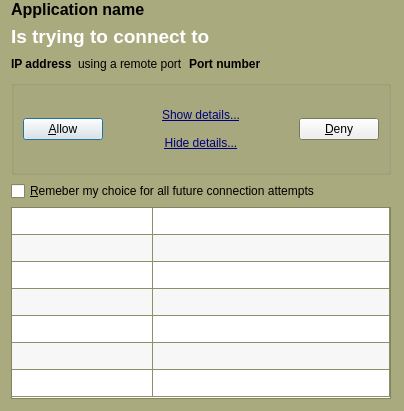
<?xml version="1.0" encoding="UTF-8"?>
<ui version="4.0">
 <class>DialogOut</class>
 <widget class="QDialog" name="DialogOut">
  <property name="geometry">
   <rect>
    <x>0</x>
    <y>0</y>
    <width>523</width>
    <height>422</height>
   </rect>
  </property>
  <property name="sizePolicy">
   <sizepolicy hsizetype="Preferred" vsizetype="Preferred">
    <horstretch>0</horstretch>
    <verstretch>0</verstretch>
   </sizepolicy>
  </property>
  <property name="palette">
   <palette>
    <active>
     <colorrole role="Base">
      <brush brushstyle="SolidPattern">
       <color alpha="255">
        <red>255</red>
        <green>255</green>
        <blue>255</blue>
       </color>
      </brush>
     </colorrole>
     <colorrole role="Window">
      <brush brushstyle="SolidPattern">
       <color alpha="255">
        <red>170</red>
        <green>170</green>
        <blue>127</blue>
       </color>
      </brush>
     </colorrole>
    </active>
    <inactive>
     <colorrole role="Base">
      <brush brushstyle="SolidPattern">
       <color alpha="255">
        <red>255</red>
        <green>255</green>
        <blue>255</blue>
       </color>
      </brush>
     </colorrole>
     <colorrole role="Window">
      <brush brushstyle="SolidPattern">
       <color alpha="255">
        <red>170</red>
        <green>170</green>
        <blue>127</blue>
       </color>
      </brush>
     </colorrole>
    </inactive>
    <disabled>
     <colorrole role="Base">
      <brush brushstyle="SolidPattern">
       <color alpha="255">
        <red>170</red>
        <green>170</green>
        <blue>127</blue>
       </color>
      </brush>
     </colorrole>
     <colorrole role="Window">
      <brush brushstyle="SolidPattern">
       <color alpha="255">
        <red>170</red>
        <green>170</green>
        <blue>127</blue>
       </color>
      </brush>
     </colorrole>
    </disabled>
   </palette>
  </property>
  <property name="windowTitle">
   <string>Dialog</string>
  </property>
  <property name="windowIcon">
   <iconset resource="resource.qrc">
    <normaloff>:/pics/pic.jpg</normaloff>:/pics/pic.jpg</iconset>
  </property>
  <layout class="QVBoxLayout" name="verticalLayout_2">
   <property name="sizeConstraint">
    <enum>QLayout::SetFixedSize</enum>
   </property>
   <property name="topMargin">
    <number>0</number>
   </property>
   <property name="rightMargin">
    <number>0</number>
   </property>
   <item>
    <layout class="QHBoxLayout" name="horizontalLayout_5">
     <property name="sizeConstraint">
      <enum>QLayout::SetFixedSize</enum>
     </property>
     <property name="rightMargin">
      <number>0</number>
     </property>
     <item>
      <layout class="QVBoxLayout" name="verticalLayout">
       <property name="sizeConstraint">
        <enum>QLayout::SetMinimumSize</enum>
       </property>
       <item>
        <widget class="QLabel" name="label_name">
         <property name="font">
          <font>
           <pointsize>12</pointsize>
           <weight>75</weight>
           <bold>true</bold>
          </font>
         </property>
         <property name="text">
          <string>Application name</string>
         </property>
         <property name="wordWrap">
          <bool>true</bool>
         </property>
        </widget>
       </item>
       <item>
        <widget class="QLabel" name="label_text">
         <property name="palette">
          <palette>
           <active>
            <colorrole role="WindowText">
             <brush brushstyle="SolidPattern">
              <color alpha="255">
               <red>255</red>
               <green>255</green>
               <blue>255</blue>
              </color>
             </brush>
            </colorrole>
            <colorrole role="Base">
             <brush brushstyle="SolidPattern">
              <color alpha="255">
               <red>170</red>
               <green>170</green>
               <blue>127</blue>
              </color>
             </brush>
            </colorrole>
            <colorrole role="Window">
             <brush brushstyle="SolidPattern">
              <color alpha="255">
               <red>170</red>
               <green>170</green>
               <blue>255</blue>
              </color>
             </brush>
            </colorrole>
           </active>
           <inactive>
            <colorrole role="WindowText">
             <brush brushstyle="SolidPattern">
              <color alpha="255">
               <red>255</red>
               <green>255</green>
               <blue>255</blue>
              </color>
             </brush>
            </colorrole>
            <colorrole role="Base">
             <brush brushstyle="SolidPattern">
              <color alpha="255">
               <red>170</red>
               <green>170</green>
               <blue>127</blue>
              </color>
             </brush>
            </colorrole>
            <colorrole role="Window">
             <brush brushstyle="SolidPattern">
              <color alpha="255">
               <red>170</red>
               <green>170</green>
               <blue>255</blue>
              </color>
             </brush>
            </colorrole>
           </inactive>
           <disabled>
            <colorrole role="WindowText">
             <brush brushstyle="SolidPattern">
              <color alpha="255">
               <red>106</red>
               <green>104</green>
               <blue>100</blue>
              </color>
             </brush>
            </colorrole>
            <colorrole role="Base">
             <brush brushstyle="SolidPattern">
              <color alpha="255">
               <red>170</red>
               <green>170</green>
               <blue>255</blue>
              </color>
             </brush>
            </colorrole>
            <colorrole role="Window">
             <brush brushstyle="SolidPattern">
              <color alpha="255">
               <red>170</red>
               <green>170</green>
               <blue>255</blue>
              </color>
             </brush>
            </colorrole>
           </disabled>
          </palette>
         </property>
         <property name="font">
          <font>
           <family>Ubuntu</family>
           <pointsize>14</pointsize>
           <weight>75</weight>
           <bold>true</bold>
          </font>
         </property>
         <property name="text">
          <string>Is trying to connect to</string>
         </property>
         <property name="textFormat">
          <enum>Qt::PlainText</enum>
         </property>
         <property name="wordWrap">
          <bool>true</bool>
         </property>
        </widget>
       </item>
       <item>
        <layout class="QHBoxLayout" name="horizontalLayout_2">
         <item>
          <widget class="QLabel" name="label_ip">
           <property name="font">
            <font>
             <weight>75</weight>
             <bold>true</bold>
            </font>
           </property>
           <property name="text">
            <string>IP address</string>
           </property>
          </widget>
         </item>
         <item>
          <widget class="QLabel" name="label_text2">
           <property name="text">
            <string>using a remote port</string>
           </property>
          </widget>
         </item>
         <item>
          <widget class="QLabel" name="label_port">
           <property name="font">
            <font>
             <weight>75</weight>
             <bold>true</bold>
            </font>
           </property>
           <property name="text">
            <string>Port number</string>
           </property>
          </widget>
         </item>
         <item>
          <spacer name="horizontalSpacer">
           <property name="orientation">
            <enum>Qt::Horizontal</enum>
           </property>
           <property name="sizeHint" stdset="0">
            <size>
             <width>40</width>
             <height>20</height>
            </size>
           </property>
          </spacer>
         </item>
        </layout>
       </item>
       <item>
        <widget class="QGroupBox" name="groupBox">
         <property name="sizePolicy">
          <sizepolicy hsizetype="Fixed" vsizetype="Fixed">
           <horstretch>0</horstretch>
           <verstretch>0</verstretch>
          </sizepolicy>
         </property>
         <property name="title">
          <string/>
         </property>
         <layout class="QHBoxLayout" name="horizontalLayout_3">
          <property name="sizeConstraint">
           <enum>QLayout::SetFixedSize</enum>
          </property>
          <item>
           <widget class="QPushButton" name="pushButton_allow">
            <property name="text">
             <string>&amp;Allow</string>
            </property>
           </widget>
          </item>
          <item>
           <spacer name="horizontalSpacer_2">
            <property name="orientation">
             <enum>Qt::Horizontal</enum>
            </property>
            <property name="sizeHint" stdset="0">
             <size>
              <width>40</width>
              <height>20</height>
             </size>
            </property>
           </spacer>
          </item>
          <item>
           <widget class="QFrame" name="verticalFrame">
            <layout class="QVBoxLayout" name="verticalLayout_3">
             <item>
              <widget class="QPushButton" name="pushButton_show">
               <property name="enabled">
                <bool>true</bool>
               </property>
               <property name="palette">
                <palette>
                 <active>
                  <colorrole role="WindowText">
                   <brush brushstyle="SolidPattern">
                    <color alpha="255">
                     <red>0</red>
                     <green>0</green>
                     <blue>127</blue>
                    </color>
                   </brush>
                  </colorrole>
                  <colorrole role="Text">
                   <brush brushstyle="SolidPattern">
                    <color alpha="255">
                     <red>0</red>
                     <green>0</green>
                     <blue>127</blue>
                    </color>
                   </brush>
                  </colorrole>
                  <colorrole role="ButtonText">
                   <brush brushstyle="SolidPattern">
                    <color alpha="255">
                     <red>0</red>
                     <green>0</green>
                     <blue>127</blue>
                    </color>
                   </brush>
                  </colorrole>
                 </active>
                 <inactive>
                  <colorrole role="WindowText">
                   <brush brushstyle="SolidPattern">
                    <color alpha="255">
                     <red>0</red>
                     <green>0</green>
                     <blue>127</blue>
                    </color>
                   </brush>
                  </colorrole>
                  <colorrole role="Text">
                   <brush brushstyle="SolidPattern">
                    <color alpha="255">
                     <red>0</red>
                     <green>0</green>
                     <blue>127</blue>
                    </color>
                   </brush>
                  </colorrole>
                  <colorrole role="ButtonText">
                   <brush brushstyle="SolidPattern">
                    <color alpha="255">
                     <red>0</red>
                     <green>0</green>
                     <blue>127</blue>
                    </color>
                   </brush>
                  </colorrole>
                 </inactive>
                 <disabled>
                  <colorrole role="WindowText">
                   <brush brushstyle="SolidPattern">
                    <color alpha="255">
                     <red>106</red>
                     <green>104</green>
                     <blue>100</blue>
                    </color>
                   </brush>
                  </colorrole>
                  <colorrole role="Text">
                   <brush brushstyle="SolidPattern">
                    <color alpha="255">
                     <red>106</red>
                     <green>104</green>
                     <blue>100</blue>
                    </color>
                   </brush>
                  </colorrole>
                  <colorrole role="ButtonText">
                   <brush brushstyle="SolidPattern">
                    <color alpha="255">
                     <red>106</red>
                     <green>104</green>
                     <blue>100</blue>
                    </color>
                   </brush>
                  </colorrole>
                 </disabled>
                </palette>
               </property>
               <property name="font">
                <font>
                 <underline>true</underline>
                </font>
               </property>
               <property name="cursor">
                <cursorShape>PointingHandCursor</cursorShape>
               </property>
               <property name="focusPolicy">
                <enum>Qt::NoFocus</enum>
               </property>
               <property name="text">
                <string>&amp;Show details...</string>
               </property>
               <property name="iconSize">
                <size>
                 <width>1</width>
                 <height>16</height>
                </size>
               </property>
               <property name="autoDefault">
                <bool>false</bool>
               </property>
               <property name="flat">
                <bool>true</bool>
               </property>
              </widget>
             </item>
             <item>
              <widget class="QPushButton" name="pushButton_hide">
               <property name="palette">
                <palette>
                 <active>
                  <colorrole role="ButtonText">
                   <brush brushstyle="SolidPattern">
                    <color alpha="255">
                     <red>0</red>
                     <green>0</green>
                     <blue>127</blue>
                    </color>
                   </brush>
                  </colorrole>
                 </active>
                 <inactive>
                  <colorrole role="ButtonText">
                   <brush brushstyle="SolidPattern">
                    <color alpha="255">
                     <red>0</red>
                     <green>0</green>
                     <blue>127</blue>
                    </color>
                   </brush>
                  </colorrole>
                 </inactive>
                 <disabled>
                  <colorrole role="ButtonText">
                   <brush brushstyle="SolidPattern">
                    <color alpha="255">
                     <red>106</red>
                     <green>104</green>
                     <blue>100</blue>
                    </color>
                   </brush>
                  </colorrole>
                 </disabled>
                </palette>
               </property>
               <property name="font">
                <font>
                 <underline>true</underline>
                </font>
               </property>
               <property name="cursor">
                <cursorShape>PointingHandCursor</cursorShape>
               </property>
               <property name="focusPolicy">
                <enum>Qt::NoFocus</enum>
               </property>
               <property name="text">
                <string>&amp;Hide details...</string>
               </property>
               <property name="autoDefault">
                <bool>false</bool>
               </property>
               <property name="flat">
                <bool>true</bool>
               </property>
              </widget>
             </item>
            </layout>
           </widget>
          </item>
          <item>
           <spacer name="horizontalSpacer_3">
            <property name="orientation">
             <enum>Qt::Horizontal</enum>
            </property>
            <property name="sizeHint" stdset="0">
             <size>
              <width>40</width>
              <height>20</height>
             </size>
            </property>
           </spacer>
          </item>
          <item>
           <widget class="QPushButton" name="pushButton_deny">
            <property name="text">
             <string>&amp;Deny</string>
            </property>
           </widget>
          </item>
         </layout>
        </widget>
       </item>
       <item>
        <widget class="QCheckBox" name="checkBox">
         <property name="text">
          <string>&amp;Remeber my choice for all future connection attempts</string>
         </property>
        </widget>
       </item>
      </layout>
     </item>
     <item>
      <spacer name="spacer">
       <property name="orientation">
        <enum>Qt::Horizontal</enum>
       </property>
       <property name="sizeType">
        <enum>QSizePolicy::Minimum</enum>
       </property>
       <property name="sizeHint" stdset="0">
        <size>
         <width>0</width>
         <height>0</height>
        </size>
       </property>
      </spacer>
     </item>
     <item>
      <layout class="QVBoxLayout" name="verticalLayout_4">
       <property name="sizeConstraint">
        <enum>QLayout::SetMaximumSize</enum>
       </property>
       <item>
        <widget class="QLabel" name="label_2">
         <property name="sizePolicy">
          <sizepolicy hsizetype="Minimum" vsizetype="Preferred">
           <horstretch>0</horstretch>
           <verstretch>0</verstretch>
          </sizepolicy>
         </property>
         <property name="text">
          <string/>
         </property>
         <property name="pixmap">
          <pixmap resource="resource.qrc">:/pics/tux2.jpg</pixmap>
         </property>
        </widget>
       </item>
       <item>
        <spacer name="verticalSpacer">
         <property name="orientation">
          <enum>Qt::Vertical</enum>
         </property>
         <property name="sizeHint" stdset="0">
          <size>
           <width>0</width>
           <height>0</height>
          </size>
         </property>
        </spacer>
       </item>
      </layout>
     </item>
    </layout>
   </item>
   <item>
    <layout class="QVBoxLayout" name="verticalLayout_5">
     <property name="spacing">
      <number>0</number>
     </property>
     <property name="sizeConstraint">
      <enum>QLayout::SetMinimumSize</enum>
     </property>
     <property name="rightMargin">
      <number>13</number>
     </property>
     <property name="bottomMargin">
      <number>0</number>
     </property>
     <item>
      <widget class="QTableWidget" name="tableWidget_details">
       <property name="sizePolicy">
        <sizepolicy hsizetype="Minimum" vsizetype="Minimum">
         <horstretch>0</horstretch>
         <verstretch>0</verstretch>
        </sizepolicy>
       </property>
       <property name="focusPolicy">
        <enum>Qt::NoFocus</enum>
       </property>
       <property name="autoFillBackground">
        <bool>false</bool>
       </property>
       <property name="frameShape">
        <enum>QFrame::StyledPanel</enum>
       </property>
       <property name="verticalScrollBarPolicy">
        <enum>Qt::ScrollBarAlwaysOff</enum>
       </property>
       <property name="horizontalScrollBarPolicy">
        <enum>Qt::ScrollBarAlwaysOff</enum>
       </property>
       <property name="alternatingRowColors">
        <bool>true</bool>
       </property>
       <property name="gridStyle">
        <enum>Qt::SolidLine</enum>
       </property>
       <property name="cornerButtonEnabled">
        <bool>true</bool>
       </property>
       <property name="rowCount">
        <number>7</number>
       </property>
       <property name="columnCount">
        <number>2</number>
       </property>
       <attribute name="horizontalHeaderVisible">
        <bool>false</bool>
       </attribute>
       <attribute name="horizontalHeaderDefaultSectionSize">
        <number>141</number>
       </attribute>
       <attribute name="horizontalHeaderStretchLastSection">
        <bool>true</bool>
       </attribute>
       <attribute name="verticalHeaderVisible">
        <bool>false</bool>
       </attribute>
       <attribute name="verticalHeaderDefaultSectionSize">
        <number>27</number>
       </attribute>
       <attribute name="verticalHeaderStretchLastSection">
        <bool>false</bool>
       </attribute>
       <row/>
       <row/>
       <row/>
       <row/>
       <row/>
       <row/>
       <row/>
       <column/>
       <column/>
      </widget>
     </item>
    </layout>
   </item>
   <item>
    <spacer name="verticalSpacer_2">
     <property name="orientation">
      <enum>Qt::Vertical</enum>
     </property>
     <property name="sizeHint" stdset="0">
      <size>
       <width>20</width>
       <height>1</height>
      </size>
     </property>
    </spacer>
   </item>
  </layout>
  <action name="actionOop">
   <property name="checkable">
    <bool>true</bool>
   </property>
   <property name="text">
    <string>oop</string>
   </property>
   <property name="toolTip">
    <string>&lt;!DOCTYPE HTML PUBLIC &quot;-//W3C//DTD HTML 4.0//EN&quot; &quot;http://www.w3.org/TR/REC-html40/strict.dtd&quot;&gt;
&lt;html&gt;&lt;head&gt;&lt;meta name=&quot;qrichtext&quot; content=&quot;1&quot; /&gt;&lt;style type=&quot;text/css&quot;&gt;
p, li { white-space: pre-wrap; }
&lt;/style&gt;&lt;/head&gt;&lt;body style=&quot; font-family:'Sans Serif'; font-size:9pt; font-weight:400; font-style:normal;&quot;&gt;
&lt;table style=&quot;-qt-table-type: root; margin-top:4px; margin-bottom:4px; margin-left:4px; margin-right:4px;&quot;&gt;
&lt;tr&gt;
&lt;td style=&quot;border: none;&quot;&gt;
&lt;p style=&quot; margin-top:0px; margin-bottom:0px; margin-left:0px; margin-right:0px; -qt-block-indent:0; text-indent:0px;&quot;&gt;klkllk&lt;span style=&quot; font-weight:600;&quot;&gt;kkkkkk&lt;/span&gt;&lt;/p&gt;&lt;/td&gt;&lt;/tr&gt;&lt;/table&gt;&lt;/body&gt;&lt;/html&gt;</string>
   </property>
  </action>
 </widget>
 <tabstops>
  <tabstop>pushButton_allow</tabstop>
  <tabstop>pushButton_deny</tabstop>
  <tabstop>checkBox</tabstop>
  <tabstop>pushButton_show</tabstop>
  <tabstop>pushButton_hide</tabstop>
 </tabstops>
 <resources>
  <include location="resource.qrc"/>
 </resources>
 <connections>
  <connection>
   <sender>pushButton_show</sender>
   <signal>clicked()</signal>
   <receiver>pushButton_show</receiver>
   <slot>hide()</slot>
   <hints>
    <hint type="sourcelabel">
     <x>192</x>
     <y>107</y>
    </hint>
    <hint type="destinationlabel">
     <x>192</x>
     <y>107</y>
    </hint>
   </hints>
  </connection>
  <connection>
   <sender>pushButton_show</sender>
   <signal>clicked()</signal>
   <receiver>pushButton_hide</receiver>
   <slot>show()</slot>
   <hints>
    <hint type="sourcelabel">
     <x>192</x>
     <y>107</y>
    </hint>
    <hint type="destinationlabel">
     <x>192</x>
     <y>139</y>
    </hint>
   </hints>
  </connection>
  <connection>
   <sender>pushButton_hide</sender>
   <signal>clicked()</signal>
   <receiver>pushButton_hide</receiver>
   <slot>hide()</slot>
   <hints>
    <hint type="sourcelabel">
     <x>205</x>
     <y>147</y>
    </hint>
    <hint type="destinationlabel">
     <x>205</x>
     <y>147</y>
    </hint>
   </hints>
  </connection>
  <connection>
   <sender>pushButton_hide</sender>
   <signal>clicked()</signal>
   <receiver>pushButton_show</receiver>
   <slot>show()</slot>
   <hints>
    <hint type="sourcelabel">
     <x>205</x>
     <y>147</y>
    </hint>
    <hint type="destinationlabel">
     <x>205</x>
     <y>115</y>
    </hint>
   </hints>
  </connection>
  <connection>
   <sender>pushButton_hide</sender>
   <signal>clicked()</signal>
   <receiver>tableWidget_details</receiver>
   <slot>hide()</slot>
   <hints>
    <hint type="sourcelabel">
     <x>205</x>
     <y>146</y>
    </hint>
    <hint type="destinationlabel">
     <x>258</x>
     <y>310</y>
    </hint>
   </hints>
  </connection>
  <connection>
   <sender>pushButton_show</sender>
   <signal>clicked()</signal>
   <receiver>tableWidget_details</receiver>
   <slot>show()</slot>
   <hints>
    <hint type="sourcelabel">
     <x>205</x>
     <y>115</y>
    </hint>
    <hint type="destinationlabel">
     <x>258</x>
     <y>310</y>
    </hint>
   </hints>
  </connection>
  <connection>
   <sender>pushButton_allow</sender>
   <signal>clicked()</signal>
   <receiver>DialogOut</receiver>
   <slot>hide()</slot>
   <hints>
    <hint type="sourcelabel">
     <x>60</x>
     <y>130</y>
    </hint>
    <hint type="destinationlabel">
     <x>261</x>
     <y>210</y>
    </hint>
   </hints>
  </connection>
  <connection>
   <sender>pushButton_deny</sender>
   <signal>clicked()</signal>
   <receiver>DialogOut</receiver>
   <slot>hide()</slot>
   <hints>
    <hint type="sourcelabel">
     <x>357</x>
     <y>130</y>
    </hint>
    <hint type="destinationlabel">
     <x>261</x>
     <y>210</y>
    </hint>
   </hints>
  </connection>
 </connections>
</ui>
